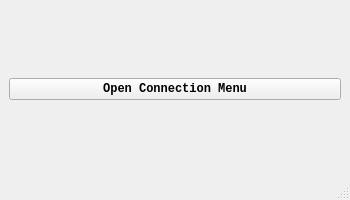
<?xml version="1.0" encoding="UTF-8"?>
<ui version="4.0">
 <class>MainWindow</class>
 <widget class="QMainWindow" name="MainWindow">
  <property name="geometry">
   <rect>
    <x>0</x>
    <y>0</y>
    <width>350</width>
    <height>200</height>
   </rect>
  </property>
  <property name="sizePolicy">
   <sizepolicy hsizetype="Maximum" vsizetype="Maximum">
    <horstretch>0</horstretch>
    <verstretch>0</verstretch>
   </sizepolicy>
  </property>
  <property name="minimumSize">
   <size>
    <width>350</width>
    <height>200</height>
   </size>
  </property>
  <property name="maximumSize">
   <size>
    <width>350</width>
    <height>200</height>
   </size>
  </property>
  <property name="baseSize">
   <size>
    <width>0</width>
    <height>0</height>
   </size>
  </property>
  <property name="font">
   <font>
    <family>Consolas</family>
    <bold>true</bold>
   </font>
  </property>
  <property name="windowTitle">
   <string>MainWindow</string>
  </property>
  <property name="autoFillBackground">
   <bool>false</bool>
  </property>
  <widget class="QWidget" name="centralwidget">
   <property name="sizePolicy">
    <sizepolicy hsizetype="Fixed" vsizetype="Fixed">
     <horstretch>0</horstretch>
     <verstretch>0</verstretch>
    </sizepolicy>
   </property>
   <layout class="QHBoxLayout" name="horizontalLayout">
    <item>
     <widget class="QPushButton" name="pb_connection_menu">
      <property name="text">
       <string>Open Connection Menu</string>
      </property>
     </widget>
    </item>
   </layout>
  </widget>
  <widget class="QMenuBar" name="menubar">
   <property name="geometry">
    <rect>
     <x>0</x>
     <y>0</y>
     <width>350</width>
     <height>16</height>
    </rect>
   </property>
  </widget>
  <widget class="QStatusBar" name="statusbar"/>
 </widget>
 <resources/>
 <connections/>
</ui>
